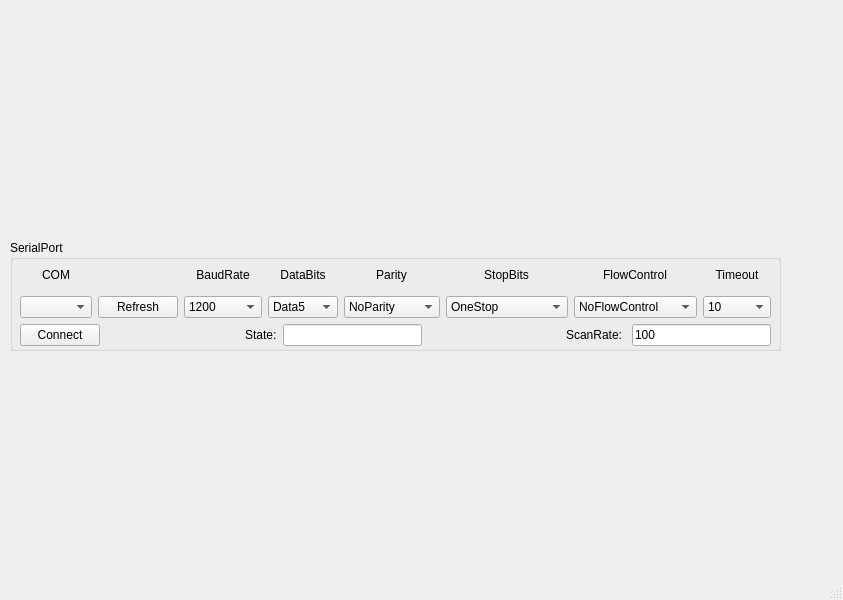
<?xml version="1.0" encoding="UTF-8"?>
<ui version="4.0">
 <class>MainWindow</class>
 <widget class="QMainWindow" name="MainWindow">
  <property name="geometry">
   <rect>
    <x>0</x>
    <y>0</y>
    <width>843</width>
    <height>600</height>
   </rect>
  </property>
  <property name="windowTitle">
   <string>MainWindow</string>
  </property>
  <widget class="QWidget" name="centralwidget">
   <widget class="QGroupBox" name="GB_AltSerialPort_SerialPort">
    <property name="geometry">
     <rect>
      <x>10</x>
      <y>240</y>
      <width>771</width>
      <height>111</height>
     </rect>
    </property>
    <property name="title">
     <string>SerialPort</string>
    </property>
    <widget class="QWidget" name="layoutWidget">
     <property name="geometry">
      <rect>
       <x>10</x>
       <y>20</y>
       <width>751</width>
       <height>86</height>
      </rect>
     </property>
     <layout class="QVBoxLayout" name="verticalLayout_4">
      <item>
       <layout class="QHBoxLayout" name="horizontalLayout_9">
        <item>
         <layout class="QVBoxLayout" name="verticalLayout_11">
          <item>
           <layout class="QHBoxLayout" name="horizontalLayout">
            <item>
             <spacer name="horizontalSpacer_20">
              <property name="orientation">
               <enum>Qt::Horizontal</enum>
              </property>
              <property name="sizeHint" stdset="0">
               <size>
                <width>40</width>
                <height>20</height>
               </size>
              </property>
             </spacer>
            </item>
            <item>
             <widget class="QLabel" name="L_AltSerialPort_COM">
              <property name="text">
               <string>COM</string>
              </property>
              <property name="alignment">
               <set>Qt::AlignCenter</set>
              </property>
             </widget>
            </item>
            <item>
             <spacer name="horizontalSpacer_21">
              <property name="orientation">
               <enum>Qt::Horizontal</enum>
              </property>
              <property name="sizeHint" stdset="0">
               <size>
                <width>40</width>
                <height>20</height>
               </size>
              </property>
             </spacer>
            </item>
           </layout>
          </item>
          <item>
           <widget class="QComboBox" name="CB_AltSerialPort_COM"/>
          </item>
         </layout>
        </item>
        <item>
         <layout class="QVBoxLayout" name="verticalLayout_3">
          <item>
           <spacer name="verticalSpacer">
            <property name="orientation">
             <enum>Qt::Vertical</enum>
            </property>
            <property name="sizeHint" stdset="0">
             <size>
              <width>20</width>
              <height>40</height>
             </size>
            </property>
           </spacer>
          </item>
          <item>
           <widget class="QPushButton" name="PB_AltSerialPort_RefreshCOMPort">
            <property name="text">
             <string>Refresh</string>
            </property>
           </widget>
          </item>
         </layout>
        </item>
        <item>
         <layout class="QVBoxLayout" name="verticalLayout_6">
          <item>
           <layout class="QHBoxLayout" name="horizontalLayout_2">
            <item>
             <spacer name="horizontalSpacer_10">
              <property name="orientation">
               <enum>Qt::Horizontal</enum>
              </property>
              <property name="sizeHint" stdset="0">
               <size>
                <width>40</width>
                <height>20</height>
               </size>
              </property>
             </spacer>
            </item>
            <item>
             <widget class="QLabel" name="L_AltSerialPort_BaudRate">
              <property name="text">
               <string>BaudRate</string>
              </property>
              <property name="alignment">
               <set>Qt::AlignCenter</set>
              </property>
             </widget>
            </item>
            <item>
             <spacer name="horizontalSpacer_11">
              <property name="orientation">
               <enum>Qt::Horizontal</enum>
              </property>
              <property name="sizeHint" stdset="0">
               <size>
                <width>40</width>
                <height>20</height>
               </size>
              </property>
             </spacer>
            </item>
           </layout>
          </item>
          <item>
           <widget class="QComboBox" name="CB_AltSerialPort_BaudRate">
            <item>
             <property name="text">
              <string>1200</string>
             </property>
            </item>
            <item>
             <property name="text">
              <string>2400</string>
             </property>
            </item>
            <item>
             <property name="text">
              <string>4800</string>
             </property>
            </item>
            <item>
             <property name="text">
              <string>9600</string>
             </property>
            </item>
            <item>
             <property name="text">
              <string>19200</string>
             </property>
            </item>
            <item>
             <property name="text">
              <string>38400</string>
             </property>
            </item>
            <item>
             <property name="text">
              <string>57600</string>
             </property>
            </item>
            <item>
             <property name="text">
              <string>115200</string>
             </property>
            </item>
           </widget>
          </item>
         </layout>
        </item>
        <item>
         <layout class="QVBoxLayout" name="verticalLayout_7">
          <item>
           <layout class="QHBoxLayout" name="horizontalLayout_3">
            <item>
             <spacer name="horizontalSpacer_12">
              <property name="orientation">
               <enum>Qt::Horizontal</enum>
              </property>
              <property name="sizeHint" stdset="0">
               <size>
                <width>40</width>
                <height>20</height>
               </size>
              </property>
             </spacer>
            </item>
            <item>
             <widget class="QLabel" name="L_AltSerialPort_DataBits">
              <property name="text">
               <string>DataBits</string>
              </property>
              <property name="alignment">
               <set>Qt::AlignCenter</set>
              </property>
             </widget>
            </item>
            <item>
             <spacer name="horizontalSpacer_13">
              <property name="orientation">
               <enum>Qt::Horizontal</enum>
              </property>
              <property name="sizeHint" stdset="0">
               <size>
                <width>40</width>
                <height>20</height>
               </size>
              </property>
             </spacer>
            </item>
           </layout>
          </item>
          <item>
           <widget class="QComboBox" name="CB_AltSerialPort_DataBits">
            <item>
             <property name="text">
              <string>Data5</string>
             </property>
            </item>
            <item>
             <property name="text">
              <string>Data6</string>
             </property>
            </item>
            <item>
             <property name="text">
              <string>Data7</string>
             </property>
            </item>
            <item>
             <property name="text">
              <string>Data8</string>
             </property>
            </item>
           </widget>
          </item>
         </layout>
        </item>
        <item>
         <layout class="QVBoxLayout" name="verticalLayout_8">
          <item>
           <layout class="QHBoxLayout" name="horizontalLayout_4">
            <item>
             <spacer name="horizontalSpacer_14">
              <property name="orientation">
               <enum>Qt::Horizontal</enum>
              </property>
              <property name="sizeHint" stdset="0">
               <size>
                <width>40</width>
                <height>20</height>
               </size>
              </property>
             </spacer>
            </item>
            <item>
             <widget class="QLabel" name="L_AltSerialPort_Parity">
              <property name="text">
               <string>Parity</string>
              </property>
              <property name="alignment">
               <set>Qt::AlignCenter</set>
              </property>
             </widget>
            </item>
            <item>
             <spacer name="horizontalSpacer_15">
              <property name="orientation">
               <enum>Qt::Horizontal</enum>
              </property>
              <property name="sizeHint" stdset="0">
               <size>
                <width>40</width>
                <height>20</height>
               </size>
              </property>
             </spacer>
            </item>
           </layout>
          </item>
          <item>
           <widget class="QComboBox" name="CB_AltSerialPort_Parity">
            <item>
             <property name="text">
              <string>NoParity</string>
             </property>
            </item>
            <item>
             <property name="text">
              <string>EvenParity</string>
             </property>
            </item>
            <item>
             <property name="text">
              <string>OddParity</string>
             </property>
            </item>
            <item>
             <property name="text">
              <string>SpaceParity</string>
             </property>
            </item>
            <item>
             <property name="text">
              <string>MarkParity</string>
             </property>
            </item>
           </widget>
          </item>
         </layout>
        </item>
        <item>
         <layout class="QVBoxLayout" name="verticalLayout_9">
          <item>
           <layout class="QHBoxLayout" name="horizontalLayout_11">
            <item>
             <spacer name="horizontalSpacer_16">
              <property name="orientation">
               <enum>Qt::Horizontal</enum>
              </property>
              <property name="sizeHint" stdset="0">
               <size>
                <width>40</width>
                <height>20</height>
               </size>
              </property>
             </spacer>
            </item>
            <item>
             <widget class="QLabel" name="L_AltSerialPort_StopBits">
              <property name="text">
               <string>StopBits</string>
              </property>
              <property name="alignment">
               <set>Qt::AlignCenter</set>
              </property>
             </widget>
            </item>
            <item>
             <spacer name="horizontalSpacer_17">
              <property name="orientation">
               <enum>Qt::Horizontal</enum>
              </property>
              <property name="sizeHint" stdset="0">
               <size>
                <width>40</width>
                <height>20</height>
               </size>
              </property>
             </spacer>
            </item>
           </layout>
          </item>
          <item>
           <widget class="QComboBox" name="CB_AltSerialPort_StopBits">
            <item>
             <property name="text">
              <string>OneStop</string>
             </property>
            </item>
            <item>
             <property name="text">
              <string>OneAndHalfStop</string>
             </property>
            </item>
            <item>
             <property name="text">
              <string>TwoStop</string>
             </property>
            </item>
           </widget>
          </item>
         </layout>
        </item>
        <item>
         <layout class="QVBoxLayout" name="verticalLayout_10">
          <item>
           <layout class="QHBoxLayout" name="horizontalLayout_13">
            <item>
             <spacer name="horizontalSpacer_18">
              <property name="orientation">
               <enum>Qt::Horizontal</enum>
              </property>
              <property name="sizeHint" stdset="0">
               <size>
                <width>40</width>
                <height>20</height>
               </size>
              </property>
             </spacer>
            </item>
            <item>
             <widget class="QLabel" name="L_AltSerialPort_FlowControl">
              <property name="text">
               <string>FlowControl</string>
              </property>
              <property name="alignment">
               <set>Qt::AlignCenter</set>
              </property>
             </widget>
            </item>
            <item>
             <spacer name="horizontalSpacer_19">
              <property name="orientation">
               <enum>Qt::Horizontal</enum>
              </property>
              <property name="sizeHint" stdset="0">
               <size>
                <width>40</width>
                <height>20</height>
               </size>
              </property>
             </spacer>
            </item>
           </layout>
          </item>
          <item>
           <widget class="QComboBox" name="CB_AltSerialPort_FlowControl">
            <item>
             <property name="text">
              <string>NoFlowControl</string>
             </property>
            </item>
            <item>
             <property name="text">
              <string>HardwareControl</string>
             </property>
            </item>
            <item>
             <property name="text">
              <string>SoftwareControl</string>
             </property>
            </item>
           </widget>
          </item>
         </layout>
        </item>
        <item>
         <layout class="QVBoxLayout" name="verticalLayout_12">
          <item>
           <layout class="QHBoxLayout" name="horizontalLayout_14">
            <item>
             <spacer name="horizontalSpacer_22">
              <property name="orientation">
               <enum>Qt::Horizontal</enum>
              </property>
              <property name="sizeHint" stdset="0">
               <size>
                <width>40</width>
                <height>20</height>
               </size>
              </property>
             </spacer>
            </item>
            <item>
             <widget class="QLabel" name="L_AltSerialPort_Timeout">
              <property name="text">
               <string>Timeout</string>
              </property>
              <property name="alignment">
               <set>Qt::AlignCenter</set>
              </property>
             </widget>
            </item>
            <item>
             <spacer name="horizontalSpacer_23">
              <property name="orientation">
               <enum>Qt::Horizontal</enum>
              </property>
              <property name="sizeHint" stdset="0">
               <size>
                <width>40</width>
                <height>20</height>
               </size>
              </property>
             </spacer>
            </item>
           </layout>
          </item>
          <item>
           <widget class="QComboBox" name="CB_AltSerialPort_Timeout">
            <item>
             <property name="text">
              <string>10</string>
             </property>
            </item>
            <item>
             <property name="text">
              <string>50</string>
             </property>
            </item>
            <item>
             <property name="text">
              <string>100</string>
             </property>
            </item>
            <item>
             <property name="text">
              <string>500</string>
             </property>
            </item>
            <item>
             <property name="text">
              <string>1000</string>
             </property>
            </item>
           </widget>
          </item>
         </layout>
        </item>
       </layout>
      </item>
      <item>
       <layout class="QHBoxLayout" name="horizontalLayout_10">
        <item>
         <widget class="QPushButton" name="PB_AltSerialPort_ConnectSerialPort">
          <property name="text">
           <string>Connect</string>
          </property>
         </widget>
        </item>
        <item>
         <spacer name="horizontalSpacer_8">
          <property name="orientation">
           <enum>Qt::Horizontal</enum>
          </property>
          <property name="sizeHint" stdset="0">
           <size>
            <width>40</width>
            <height>20</height>
           </size>
          </property>
         </spacer>
        </item>
        <item>
         <widget class="QLabel" name="L_AltSerialPort_StateConnect">
          <property name="text">
           <string>State:</string>
          </property>
         </widget>
        </item>
        <item>
         <widget class="QLineEdit" name="LE_AltSerialPort_StateConnect">
          <property name="readOnly">
           <bool>true</bool>
          </property>
         </widget>
        </item>
        <item>
         <spacer name="horizontalSpacer_9">
          <property name="orientation">
           <enum>Qt::Horizontal</enum>
          </property>
          <property name="sizeHint" stdset="0">
           <size>
            <width>40</width>
            <height>20</height>
           </size>
          </property>
         </spacer>
        </item>
        <item>
         <widget class="QLabel" name="L_AltSerialPort_ScanRate">
          <property name="text">
           <string>ScanRate: </string>
          </property>
         </widget>
        </item>
        <item>
         <widget class="QLineEdit" name="LE_AltSerialPort_ScanRate">
          <property name="text">
           <string>100</string>
          </property>
          <property name="readOnly">
           <bool>false</bool>
          </property>
         </widget>
        </item>
       </layout>
      </item>
     </layout>
    </widget>
   </widget>
   <widget class="AltSerialPort" name="W_ForAltSerialPort" native="true">
    <property name="geometry">
     <rect>
      <x>10</x>
      <y>10</y>
      <width>811</width>
      <height>151</height>
     </rect>
    </property>
   </widget>
  </widget>
  <widget class="QMenuBar" name="menubar">
   <property name="geometry">
    <rect>
     <x>0</x>
     <y>0</y>
     <width>843</width>
     <height>21</height>
    </rect>
   </property>
  </widget>
  <widget class="QStatusBar" name="statusbar"/>
 </widget>
 <customwidgets>
  <customwidget>
   <class>AltSerialPort</class>
   <extends>QWidget</extends>
   <header>altserialport.h</header>
   <container>1</container>
  </customwidget>
 </customwidgets>
 <resources/>
 <connections/>
</ui>
